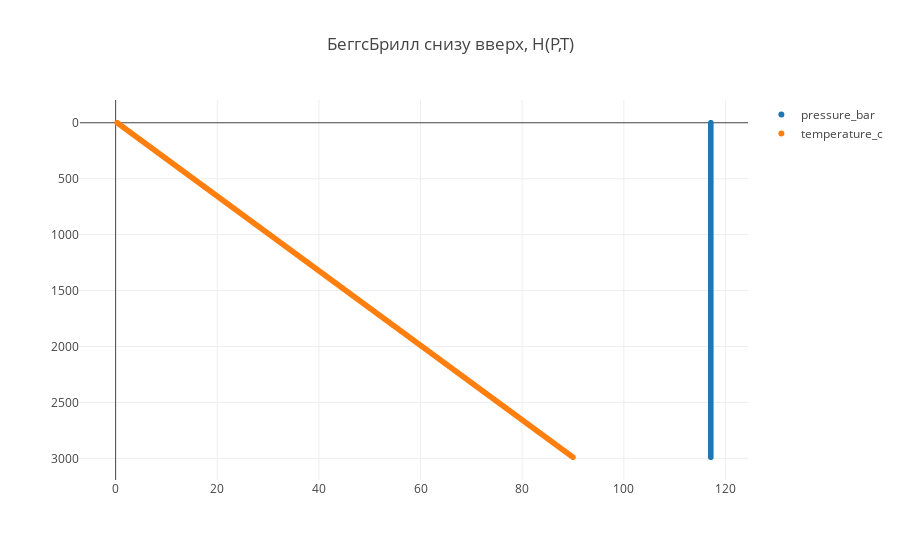

Notebook code cell kept with this figure:
### Code cell
trace1 = trace(28)
trace2 = trace(30)

data = [trace1, trace2]

plot()

### Figure 1 — Plotly figure (JSON) as saved in the notebook; plotly's stock layout.template omitted (floating-point values rounded to 4 significant figures; data arrays with more than 128 entries replaced by an {"elided": "..."} marker saying what was removed)
{"data": [{"mode": "markers", "name": "pressure_bar", "type": "scattergl", "uid": "720dea2e-6976-4788-abd6-cf51e92b2abc", "x": {"elided": "300 float values"}, "y": {"elided": "300 int values"}}, {"mode": "markers", "name": "temperature_c", "type": "scattergl", "uid": "3be3e311-7651-43af-8d07-022c2f19902b", "x": {"elided": "300 float values"}, "y": {"elided": "300 int values"}}], "layout": {"title": {"text": "БеггсБрилл снизу вверх, H(P,T)"}, "yaxis": {"autorange": "reversed"}}}
